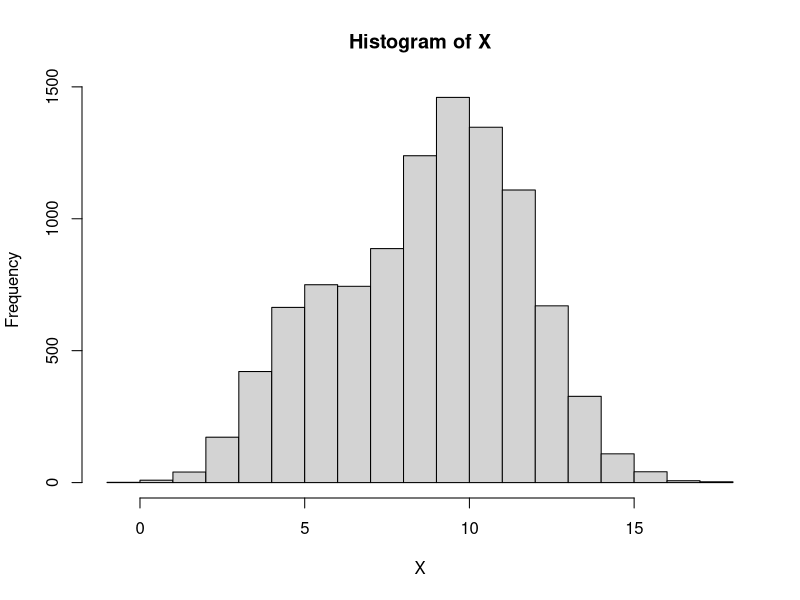
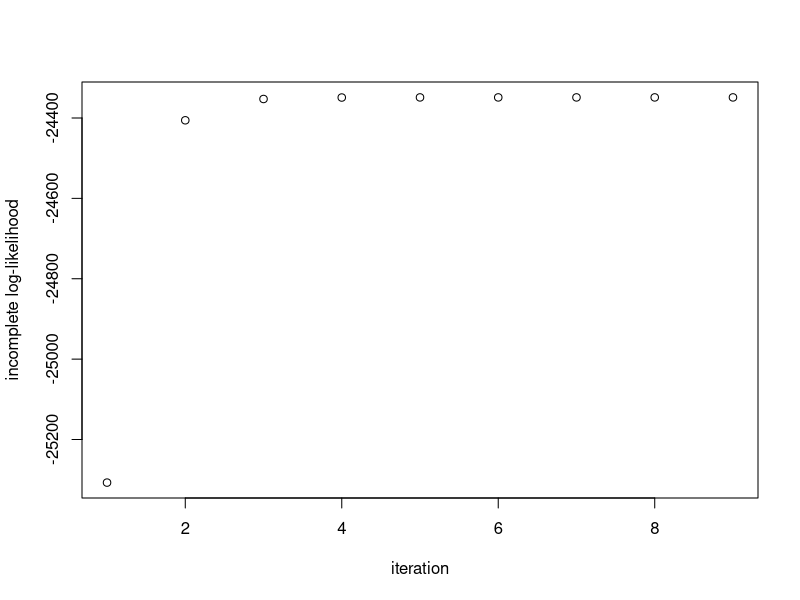

Reproduce these figures in R, in order.
## 6.2 Intro to EM: Gaussian Mixture Models

# in this example, we will assume our mixture components are fully specified 
# Gaussian distribution(e.g. the means and variances are known), and we are
# interested in finding the maximum likelihood estimates of the mixture weights

# assume we have K = 2 components, so that
# Xi | Zi = 0  ~ N(5,  1.5)
# xi | zi = 1  ~ N(10, 2)

# The true mixture proportions will be P(Zi=0)=0.25 and P(Zi=1)=0.75.
# we simulate data from this mixture model:



rm(list = ls()) 




#   mixture components
mu.true = c(5,10)
sigma.true = c(1.5, 2)

#   determine z_i
Z = rbinom(500,1,0.75)

# sample from mixture model 111

X <- rnorm(10000, mean=mu.true[Z+1], sd=sigma.true[Z+1])

hist(X, breaks = 15)






# since we now assume parameters are known, mixture components are fully specified
# for each observation we compute the likelihood P(Xi | Zi= 0) and P(Xi | Zi=1).
# We store these values in the columns of L: 
# we write a function to compute the log weighted  likelihood
compute.log.lik <- function(L, w){
        L[,1] = L[,1] * w[1]
        L[,2] = L[,2] * w[2]
        return(sum(log(rowSums(L))))
}


L= matrix(NA, nrow=length(X), ncol=2)

L[,1] = dnorm(X, mean= mu.true[1], sd = sigma.true[1])
L[,2] = dnorm(X, mean= mu.true[2], sd = sigma.true[2])



# finally, we implement the E and M step in the EM.iter function below.

# the mixture.EM function is the driver which checks for convergence by computing
# the log likelihoods at each step

mixture.EM <- function(w.init, L) {
        
        w.curr <- w.init
        
        # store log-likehoods for each iteration
        log_liks <-c()
        ll <- compute.log.lik(L, w.curr)
        log_liks <- c(log_liks, ll)
        delta.ll <-1
        
        while(delta.ll >1e-5){
                w.curr <- EM.iter(w.curr, L)
                ll     <- compute.log.lik(L, w.curr)
                log_liks <- c(log_liks, ll)
                delta.ll <- log_liks[length(log_liks)] - log_liks[length(log_liks)-1]
        }
        
        return(list(w.curr, log_liks))
}



EM.iter <- function(w.curr, L, ...){
        # E step: compute E_{Z| X,w0}[I(Z_i=k)]
        z_ik <- L
        
        for(i in seq_len(ncol(L))) {
                z_ik[,i] <- w.curr[i]*z_ik[,i]
        }
        
        z_ik <- z_ik/rowSums(z_ik)
        
        # M-step
        w.next <- colSums(z_ik)/sum(z_ik)
        
        return(w.next)
        
}




#perform EM
ee <- mixture.EM(w.init = c(0.5, 0.5), L)

print(paste("Estimate = (", round(ee[[1]][1], 2), ",", round(ee[[1]][2], 2), ")", sep="" ))

plot(ee[[2]] , ylab = 'incomplete log-likelihood' , xlab='iteration')
